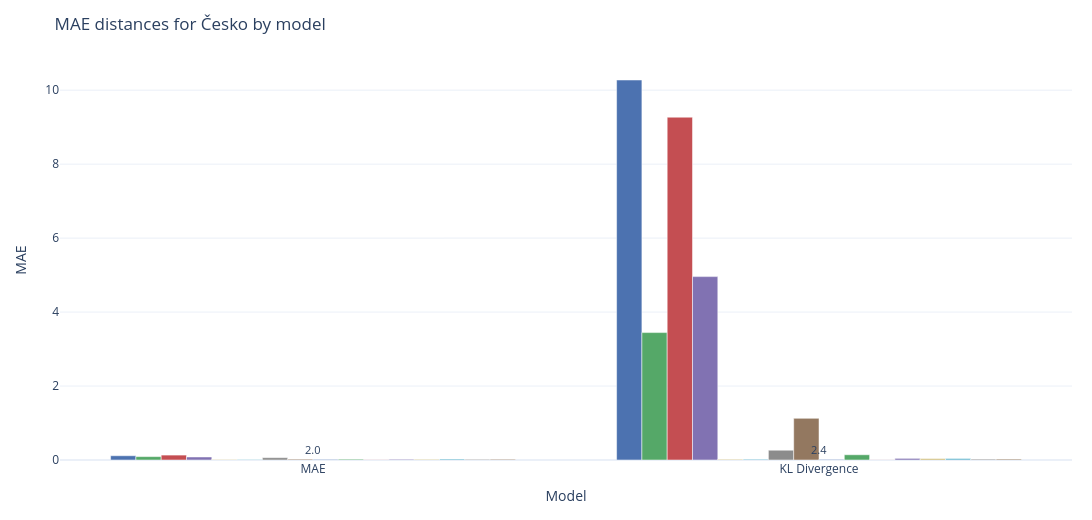

Notebook source saved alongside this figure:
### Code cell
panel_data, election_data, voting_results_dict = load_csv_files(voting_class=VotingPick, drop_voted_flag=True, drop_both_flag=True)
# drop all but "Česko" from election_data
election_data = election_data.loc[COUNTRY].to_frame().T

latent_prefs_dict = load_latent_prefs(drop_voted_flag=True, drop_both_flag=True)
agentury = load_agentury(drop_voted_flag=True, drop_both_flag=True).drop(columns=['url'])
# iterate over rows of agentury and add them to latent_prefs_dict as DataFrames
for agentura in agentury.index:
    ag_df = agentury.loc[agentura].to_frame().T
    # replace the index value with "Česko"
    ag_df.index = ["Česko"]
    # replace the index name with "region"
    ag_df.index.name = "region"
    latent_prefs_dict[agentura] = ag_df
plot_cesko_distances_grouped_bars(election_data,
                                        panel_data,
                                        voting_results_dict,
                                        latent_prefs_dict,
                                        distances=['KL Divergence', 'MAE'],
                                        figure_width=1200,
                                        )

### Figure 1 — Plotly figure (JSON) as saved in the notebook; plotly's stock layout.template omitted (floating-point values rounded to 4 significant figures)
{"data": [{"marker": {"color": "#4C72B0"}, "name": "gpt-4.1-nano", "showlegend": false, "x": ["MAE", "KL Divergence"], "y": [0.1152, 10.28], "type": "bar"}, {"marker": {"color": "#55A868"}, "name": "gpt-4.1", "showlegend": false, "x": ["MAE", "KL Divergence"], "y": [0.09168, 3.446], "type": "bar"}, {"marker": {"color": "#C44E52"}, "name": "gpt-4o-mini", "showlegend": false, "x": ["MAE", "KL Divergence"], "y": [0.1327, 9.269], "type": "bar"}, {"marker": {"color": "#8172B2"}, "name": "gpt-4o", "showlegend": false, "x": ["MAE", "KL Divergence"], "y": [0.08183, 4.959], "type": "bar"}, {"marker": {"color": "#CCB974"}, "name": "claimed", "showlegend": false, "x": ["MAE", "KL Divergence"], "y": [0.01391, 0.01954], "type": "bar"}, {"marker": {"color": "#64B5CD"}, "name": "gpt-4.1-nano-citizen", "showlegend": false, "x": ["MAE", "KL Divergence"], "y": [0.01423, 0.02167], "type": "bar"}, {"marker": {"color": "#8C8C8C"}, "name": "gpt-4.1-citizen", "showlegend": false, "x": ["MAE", "KL Divergence"], "y": [0.0631, 0.2643], "type": "bar"}, {"marker": {"color": "#937860"}, "name": "gpt-4o-mini-citizen", "showlegend": false, "x": ["MAE", "KL Divergence"], "y": [0.02211, 1.126], "type": "bar"}, {"marker": {"color": "#4C72B0"}, "name": "gpt-4o-citizen", "showlegend": false, "x": ["MAE", "KL Divergence"], "y": [0.01591, 0.01581], "type": "bar"}, {"marker": {"color": "#55A868"}, "name": "gpt-4.1-nano-direct", "showlegend": false, "x": ["MAE", "KL Divergence"], "y": [0.02128, 0.1418], "type": "bar"}, {"marker": {"color": "#C44E52"}, "name": "gpt-4.1-direct", "showlegend": false, "x": ["MAE", "KL Divergence"], "y": [0.004723, 0.003247], "type": "bar"}, {"marker": {"color": "#8172B2"}, "name": "gpt-4o-mini-direct", "showlegend": false, "x": ["MAE", "KL Divergence"], "y": [0.0192, 0.04375], "type": "bar"}, {"marker": {"color": "#CCB974"}, "name": "gpt-4o-direct", "showlegend": false, "x": ["MAE", "KL Divergence"], "y": [0.01782, 0.03924], "type": "bar"}, {"marker": {"color": "#64B5CD"}, "name": "STEM", "showlegend": false, "x": ["MAE", "KL Divergence"], "y": [0.02736, 0.04208], "type": "bar"}, {"marker": {"color": "#8C8C8C"}, "name": "Median", "showlegend": false, "x": ["MAE", "KL Divergence"], "y": [0.01844, 0.02339], "type": "bar"}, {"marker": {"color": "#937860"}, "name": "Kantar CZ", "showlegend": false, "x": ["MAE", "KL Divergence"], "y": [0.01982, 0.02445], "type": "bar"}], "layout": {"title": {"text": "MAE distances for Česko by model"}, "margin": {"l": 60, "r": 20, "t": 60, "b": 60}, "width": 1200, "height": 520, "showlegend": false, "annotations": [{"font": {"size": 11}, "showarrow": false, "text": "2.0", "x": "MAE", "xanchor": "center", "y": 0.01982, "yanchor": "bottom"}, {"font": {"size": 11}, "showarrow": false, "text": "2.4", "x": "KL Divergence", "xanchor": "center", "y": 0.02445, "yanchor": "bottom"}], "xaxis": {"title": {"text": "Model"}, "tickangle": 0}, "yaxis": {"title": {"text": "MAE"}}}}
